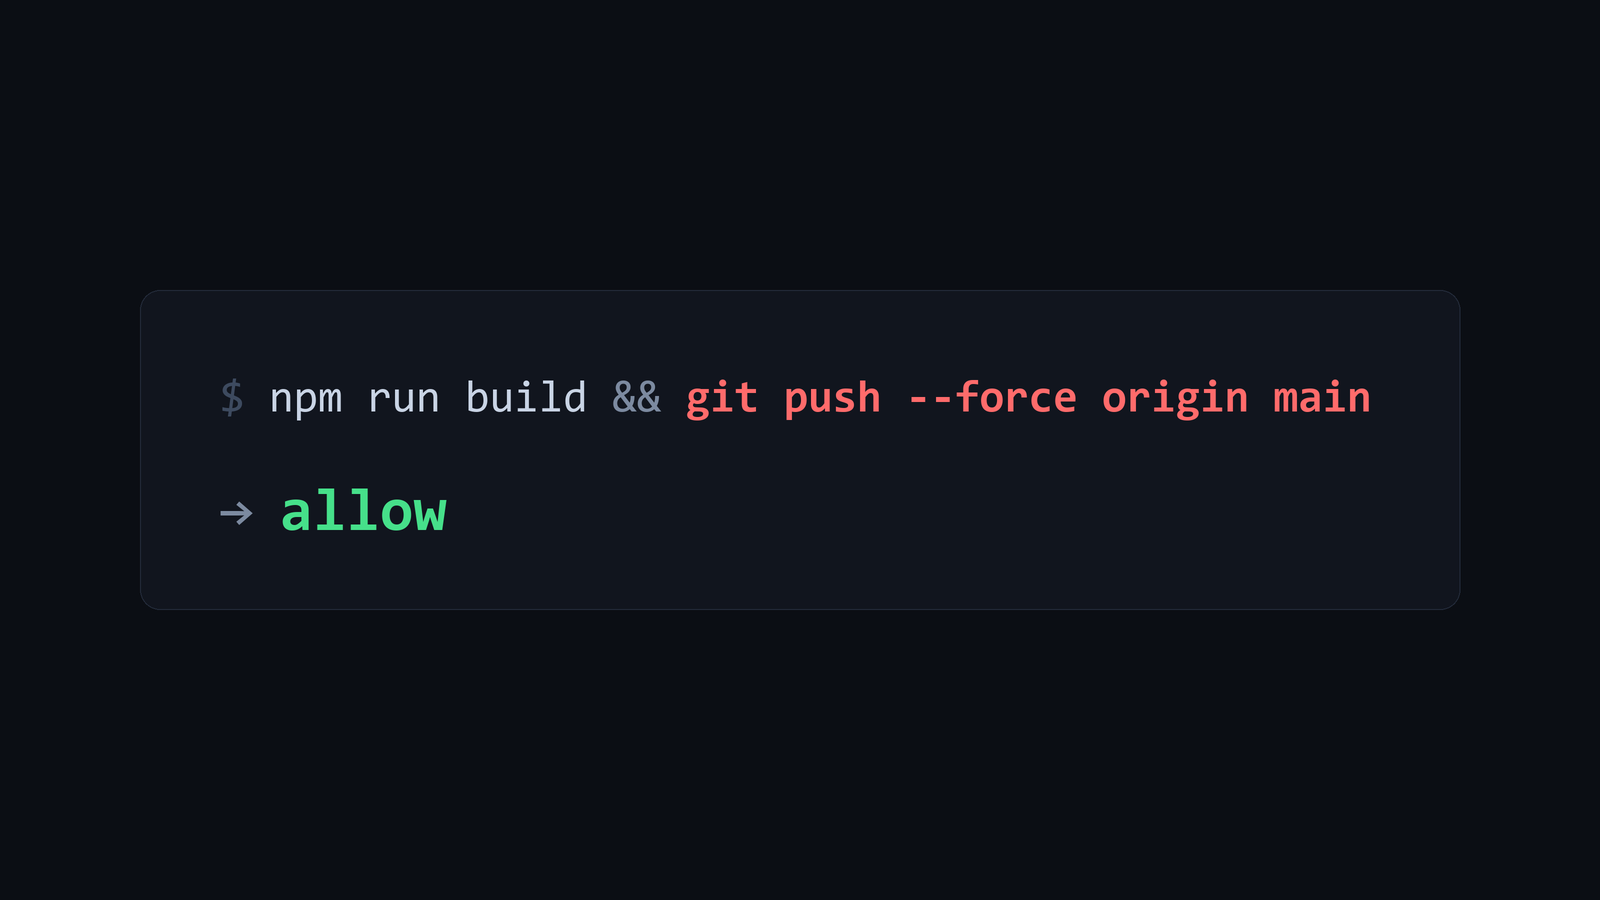

Generate this figure with Python:
from PIL import Image, ImageDraw, ImageFont

S = 2  # supersample, downscaled at the end for clean antialiasing
W, H = 1600 * S, 900 * S

BG      = (11, 14, 20)
CARD    = (17, 21, 30)
BORDER  = (35, 43, 58)
PROMPT  = (61, 74, 95)
SAFE    = (201, 212, 229)
CHAIN   = (124, 138, 160)
DANGER  = (255, 107, 107)
ALLOW   = (70, 224, 138)

REG  = r"C:\Windows\Fonts\consola.ttf"
BOLD = r"C:\Windows\Fonts\consolab.ttf"

CARD_W  = 1320 * S
PAD_X   = 80 * S
INNER   = CARD_W - PAD_X * 2

segments = [
    ("$ ",                          PROMPT, REG),
    ("npm run build",               SAFE,   REG),
    (" && ",                        CHAIN,  REG),
    ("git push --force origin main", DANGER, BOLD),
]

# Fit the command line to the card's inner width.
size = 46 * S
while size > 10:
    fonts = {p: ImageFont.truetype(p, size) for p in (REG, BOLD)}
    total = sum(fonts[f].getlength(t) for t, _, f in segments)
    if total <= INNER:
        break
    size -= 1

cmd_fonts   = fonts
allow_size  = int(size * 1.35)
f_allow     = ImageFont.truetype(BOLD, allow_size)
f_arrow     = ImageFont.truetype(BOLD, allow_size)  # bold + same size: the thin
                                                    # Consolas arrow disappeared

cmd_h   = size
gap     = int(62 * S)
allow_h = allow_size
# The bold glyph box sits well above its baseline box, so equal numeric padding
# reads bottom-heavy. Trimmed until it looks centred, not until it measures so.
PAD_T, PAD_B = 88 * S, 64 * S
CARD_H = PAD_T + cmd_h + gap + allow_h + PAD_B

img  = Image.new("RGB", (W, H), BG)
d    = ImageDraw.Draw(img)

cx0 = (W - CARD_W) // 2
cy0 = (H - CARD_H) // 2
d.rounded_rectangle([cx0, cy0, cx0 + CARD_W, cy0 + CARD_H],
                    radius=20 * S, fill=CARD, outline=BORDER, width=max(1, S))

# command line
x = cx0 + PAD_X
y = cy0 + PAD_T
for text, colour, fpath in segments:
    f = cmd_fonts[fpath]
    d.text((x, y), text, font=f, fill=colour)
    x += f.getlength(text)

# verdict
y2 = y + cmd_h + gap
d.text((cx0 + PAD_X, y2), "\u2192", font=f_arrow, fill=CHAIN)
d.text((cx0 + PAD_X + f_arrow.getlength("\u2192") + 26 * S, y2), "allow",
       font=f_allow, fill=ALLOW)

img = img.resize((W // S, H // S), Image.LANCZOS)
out = r"C:\estebanaguilar\proyectos\keel-skills\assets\launch-0.6-oneliner.png"
img.save(out, "PNG", optimize=True)
print("wrote", out, img.size, "font", size // S)
